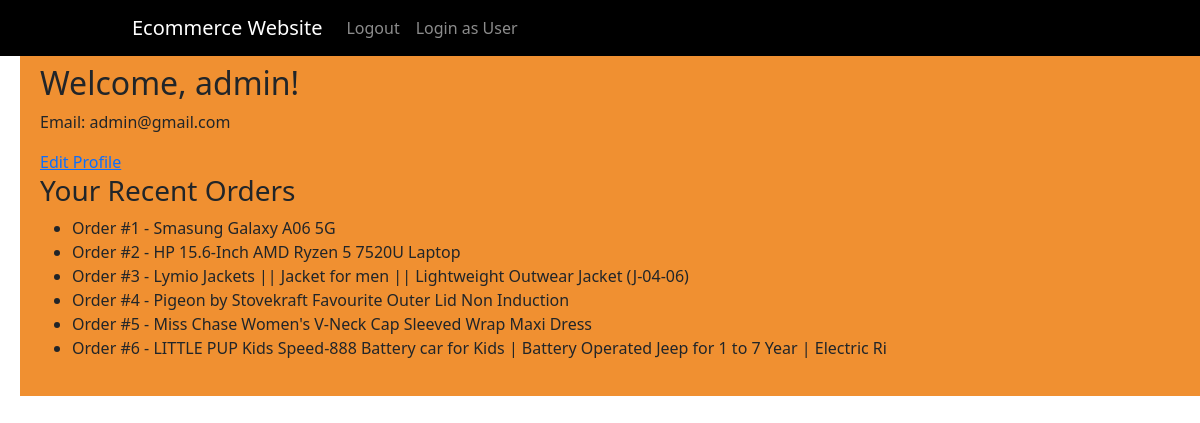
Before: /user/user-dashboard/ (signed in) with the older database file.
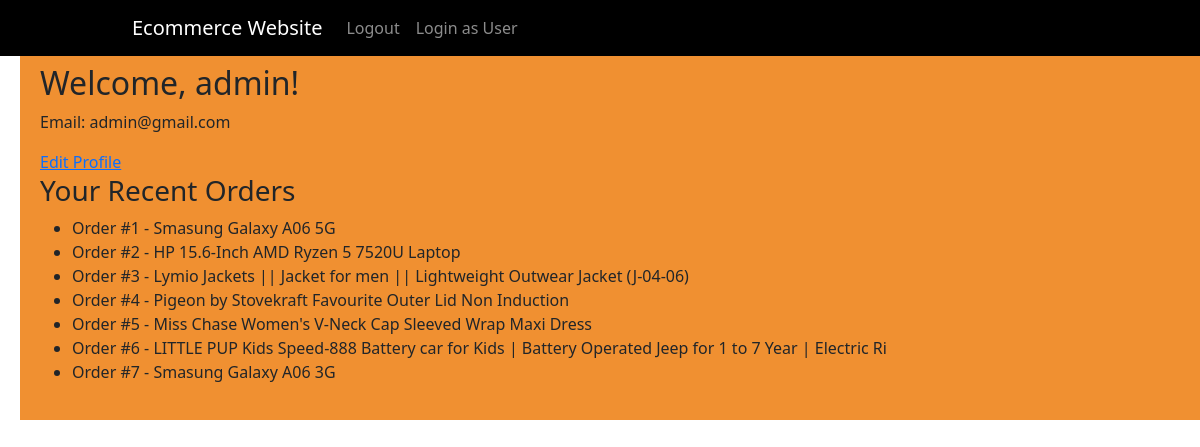
After: the same page with the newer database file.
### products/models.py (models this page shows, shortened)
class Product(models.Model):
	subcategory=models.ForeignKey(SubCategory,on_delete=models.CASCADE)
	name=models.CharField(max_length=100)
	sku=models.CharField(max_length=50,unique=True)
	price=models.DecimalField(max_digits=10,decimal_places=2)
	stock=models.PositiveIntegerField()
	description=models.TextField(blank=True)
	image=models.ImageField(upload_to='porducts/',blank=True,null=True)

### user/views.py (the view)
# urls.py: path('user-dashboard/',user_views.user_dashboard,name='user-dashboard'),
@login_required
def user_dashboard(request):
    products = Product.objects.all()
    return render(request,'user/user_dashboard.html',{'products':products})

### user/templates/user/user_dashboard.html
{% extends "admin_panel/Base.html" %}
{% load static %}
{% block content %}
<<h2>Welcome, {{ user.username }}!</h2>
<p>Email: {{ user.email }}</p>
<a href="{% url 'profile' %}">Edit Profile</a>
<h3>Your Recent Orders</h3>
<ul>
  {% for product in products %}
    <li>Order #{{ product.id }} - {{ product.name }}</li>
  {% empty %}
    <li>No recent orders</li>
  {% endfor %}
</ul>
{% endblock %}

Changed rows visible on the page:
added Product: id "7", name "Smasung Galaxy A06 3G"
